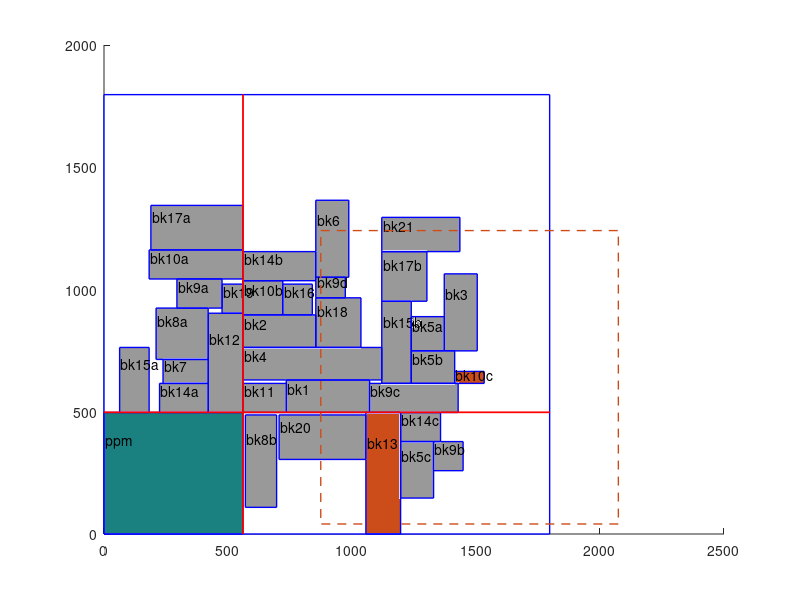

Reproduce this figure in MATLAB.
%region 
x1=0; 
x2=1797; 
y1=0; 
y2=1797; 
rectangle('Position',[x1,y1,x2-x1,y2-y1],'FaceColor',[1 1 1],'EdgeColor','b','LineWidth',1);
%ppm1 
x1=0; 
x2=560; 
y1=0; 
y2=497; 
rect = rectangle('Position',[x1,y1,x2-x1,y2-y1],'FaceColor',[.1 .5 .5],'EdgeColor','b','LineWidth',1);
text(x1+5,y2-((y2-y1)/4),'ppm'); 
%module1 
x1=735; 
x2=1071; 
y1=497; 
y2=630; 
rectangle('Position',[x1,y1,x2-x1,y2-y1],'FaceColor',[.6 .6 .6],'EdgeColor','b','LineWidth',1);
str = 'bk1'; 
 nstr = strrep(str,'_',' '); 
 text(x1+5,y2-((y2-y1)/4),nstr);%module2 
x1=182; 
x2=560; 
y1=1043; 
y2=1162; 
rectangle('Position',[x1,y1,x2-x1,y2-y1],'FaceColor',[.6 .6 .6],'EdgeColor','b','LineWidth',1);
str = 'bk10a'; 
 nstr = strrep(str,'_',' '); 
 text(x1+5,y2-((y2-y1)/4),nstr);%module3 
x1=560; 
x2=721; 
y1=896; 
y2=1036; 
rectangle('Position',[x1,y1,x2-x1,y2-y1],'FaceColor',[.6 .6 .6],'EdgeColor','b','LineWidth',1);
str = 'bk10b'; 
 nstr = strrep(str,'_',' '); 
 text(x1+5,y2-((y2-y1)/4),nstr);%module5 
x1=560; 
x2=735; 
y1=497; 
y2=616; 
rectangle('Position',[x1,y1,x2-x1,y2-y1],'FaceColor',[.6 .6 .6],'EdgeColor','b','LineWidth',1);
str = 'bk11'; 
 nstr = strrep(str,'_',' '); 
 text(x1+5,y2-((y2-y1)/4),nstr);%module6 
x1=420; 
x2=560; 
y1=497; 
y2=903; 
rectangle('Position',[x1,y1,x2-x1,y2-y1],'FaceColor',[.6 .6 .6],'EdgeColor','b','LineWidth',1);
str = 'bk12'; 
 nstr = strrep(str,'_',' '); 
 text(x1+5,y2-((y2-y1)/4),nstr);%module8 
x1=224; 
x2=420; 
y1=497; 
y2=616; 
rectangle('Position',[x1,y1,x2-x1,y2-y1],'FaceColor',[.6 .6 .6],'EdgeColor','b','LineWidth',1);
str = 'bk14a'; 
 nstr = strrep(str,'_',' '); 
 text(x1+5,y2-((y2-y1)/4),nstr);%module9 
x1=560; 
x2=854; 
y1=1036; 
y2=1155; 
rectangle('Position',[x1,y1,x2-x1,y2-y1],'FaceColor',[.6 .6 .6],'EdgeColor','b','LineWidth',1);
str = 'bk14b'; 
 nstr = strrep(str,'_',' '); 
 text(x1+5,y2-((y2-y1)/4),nstr);%module10 
x1=1196; 
x2=1357; 
y1=378; 
y2=497; 
rectangle('Position',[x1,y1,x2-x1,y2-y1],'FaceColor',[.6 .6 .6],'EdgeColor','b','LineWidth',1);
str = 'bk14c'; 
 nstr = strrep(str,'_',' '); 
 text(x1+5,y2-((y2-y1)/4),nstr);%module11 
x1=63; 
x2=182; 
y1=497; 
y2=763; 
rectangle('Position',[x1,y1,x2-x1,y2-y1],'FaceColor',[.6 .6 .6],'EdgeColor','b','LineWidth',1);
str = 'bk15a'; 
 nstr = strrep(str,'_',' '); 
 text(x1+5,y2-((y2-y1)/4),nstr);%module12 
x1=1120; 
x2=1239; 
y1=616; 
y2=952; 
rectangle('Position',[x1,y1,x2-x1,y2-y1],'FaceColor',[.6 .6 .6],'EdgeColor','b','LineWidth',1);
str = 'bk15b'; 
 nstr = strrep(str,'_',' '); 
 text(x1+5,y2-((y2-y1)/4),nstr);%module13 
x1=721; 
x2=840; 
y1=896; 
y2=1022; 
rectangle('Position',[x1,y1,x2-x1,y2-y1],'FaceColor',[.6 .6 .6],'EdgeColor','b','LineWidth',1);
str = 'bk16'; 
 nstr = strrep(str,'_',' '); 
 text(x1+5,y2-((y2-y1)/4),nstr);%module14 
x1=189; 
x2=560; 
y1=1162; 
y2=1344; 
rectangle('Position',[x1,y1,x2-x1,y2-y1],'FaceColor',[.6 .6 .6],'EdgeColor','b','LineWidth',1);
str = 'bk17a'; 
 nstr = strrep(str,'_',' '); 
 text(x1+5,y2-((y2-y1)/4),nstr);%module15 
x1=1120; 
x2=1302; 
y1=952; 
y2=1155; 
rectangle('Position',[x1,y1,x2-x1,y2-y1],'FaceColor',[.6 .6 .6],'EdgeColor','b','LineWidth',1);
str = 'bk17b'; 
 nstr = strrep(str,'_',' '); 
 text(x1+5,y2-((y2-y1)/4),nstr);%module16 
x1=854; 
x2=1036; 
y1=763; 
y2=966; 
rectangle('Position',[x1,y1,x2-x1,y2-y1],'FaceColor',[.6 .6 .6],'EdgeColor','b','LineWidth',1);
str = 'bk18'; 
 nstr = strrep(str,'_',' '); 
 text(x1+5,y2-((y2-y1)/4),nstr);%module17 
x1=476; 
x2=560; 
y1=903; 
y2=1022; 
rectangle('Position',[x1,y1,x2-x1,y2-y1],'FaceColor',[.6 .6 .6],'EdgeColor','b','LineWidth',1);
str = 'bk19'; 
 nstr = strrep(str,'_',' '); 
 text(x1+5,y2-((y2-y1)/4),nstr);%module18 
x1=560; 
x2=854; 
y1=763; 
y2=896; 
rectangle('Position',[x1,y1,x2-x1,y2-y1],'FaceColor',[.6 .6 .6],'EdgeColor','b','LineWidth',1);
str = 'bk2'; 
 nstr = strrep(str,'_',' '); 
 text(x1+5,y2-((y2-y1)/4),nstr);%module19 
x1=706; 
x2=1056; 
y1=305; 
y2=487; 
rectangle('Position',[x1,y1,x2-x1,y2-y1],'FaceColor',[.6 .6 .6],'EdgeColor','b','LineWidth',1);
str = 'bk20'; 
 nstr = strrep(str,'_',' '); 
 text(x1+5,y2-((y2-y1)/4),nstr);%module20 
x1=1120; 
x2=1435; 
y1=1155; 
y2=1295; 
rectangle('Position',[x1,y1,x2-x1,y2-y1],'FaceColor',[.6 .6 .6],'EdgeColor','b','LineWidth',1);
str = 'bk21'; 
 nstr = strrep(str,'_',' '); 
 text(x1+5,y2-((y2-y1)/4),nstr);%module21 
x1=1372; 
x2=1505; 
y1=749; 
y2=1064; 
rectangle('Position',[x1,y1,x2-x1,y2-y1],'FaceColor',[.6 .6 .6],'EdgeColor','b','LineWidth',1);
str = 'bk3'; 
 nstr = strrep(str,'_',' '); 
 text(x1+5,y2-((y2-y1)/4),nstr);%module22 
x1=560; 
x2=1120; 
y1=630; 
y2=763; 
rectangle('Position',[x1,y1,x2-x1,y2-y1],'FaceColor',[.6 .6 .6],'EdgeColor','b','LineWidth',1);
str = 'bk4'; 
 nstr = strrep(str,'_',' '); 
 text(x1+5,y2-((y2-y1)/4),nstr);%module23 
x1=1239; 
x2=1372; 
y1=749; 
y2=889; 
rectangle('Position',[x1,y1,x2-x1,y2-y1],'FaceColor',[.6 .6 .6],'EdgeColor','b','LineWidth',1);
str = 'bk5a'; 
 nstr = strrep(str,'_',' '); 
 text(x1+5,y2-((y2-y1)/4),nstr);%module24 
x1=1239; 
x2=1414; 
y1=616; 
y2=749; 
rectangle('Position',[x1,y1,x2-x1,y2-y1],'FaceColor',[.6 .6 .6],'EdgeColor','b','LineWidth',1);
str = 'bk5b'; 
 nstr = strrep(str,'_',' '); 
 text(x1+5,y2-((y2-y1)/4),nstr);%module25 
x1=1196; 
x2=1329; 
y1=147; 
y2=378; 
rectangle('Position',[x1,y1,x2-x1,y2-y1],'FaceColor',[.6 .6 .6],'EdgeColor','b','LineWidth',1);
str = 'bk5c'; 
 nstr = strrep(str,'_',' '); 
 text(x1+5,y2-((y2-y1)/4),nstr);%module26 
x1=854; 
x2=987; 
y1=1050; 
y2=1365; 
rectangle('Position',[x1,y1,x2-x1,y2-y1],'FaceColor',[.6 .6 .6],'EdgeColor','b','LineWidth',1);
str = 'bk6'; 
 nstr = strrep(str,'_',' '); 
 text(x1+5,y2-((y2-y1)/4),nstr);%module27 
x1=238; 
x2=420; 
y1=616; 
y2=714; 
rectangle('Position',[x1,y1,x2-x1,y2-y1],'FaceColor',[.6 .6 .6],'EdgeColor','b','LineWidth',1);
str = 'bk7'; 
 nstr = strrep(str,'_',' '); 
 text(x1+5,y2-((y2-y1)/4),nstr);%module28 
x1=210; 
x2=420; 
y1=714; 
y2=924; 
rectangle('Position',[x1,y1,x2-x1,y2-y1],'FaceColor',[.6 .6 .6],'EdgeColor','b','LineWidth',1);
str = 'bk8a'; 
 nstr = strrep(str,'_',' '); 
 text(x1+5,y2-((y2-y1)/4),nstr);%module29 
x1=570; 
x2=696; 
y1=109; 
y2=487; 
rectangle('Position',[x1,y1,x2-x1,y2-y1],'FaceColor',[.6 .6 .6],'EdgeColor','b','LineWidth',1);
str = 'bk8b'; 
 nstr = strrep(str,'_',' '); 
 text(x1+5,y2-((y2-y1)/4),nstr);%module30 
x1=294; 
x2=476; 
y1=924; 
y2=1043; 
rectangle('Position',[x1,y1,x2-x1,y2-y1],'FaceColor',[.6 .6 .6],'EdgeColor','b','LineWidth',1);
str = 'bk9a'; 
 nstr = strrep(str,'_',' '); 
 text(x1+5,y2-((y2-y1)/4),nstr);%module31 
x1=1329; 
x2=1448; 
y1=259; 
y2=378; 
rectangle('Position',[x1,y1,x2-x1,y2-y1],'FaceColor',[.6 .6 .6],'EdgeColor','b','LineWidth',1);
str = 'bk9b'; 
 nstr = strrep(str,'_',' '); 
 text(x1+5,y2-((y2-y1)/4),nstr);%module32 
x1=1071; 
x2=1428; 
y1=497; 
y2=616; 
rectangle('Position',[x1,y1,x2-x1,y2-y1],'FaceColor',[.6 .6 .6],'EdgeColor','b','LineWidth',1);
str = 'bk9c'; 
 nstr = strrep(str,'_',' '); 
 text(x1+5,y2-((y2-y1)/4),nstr);%module33 
x1=854; 
x2=973; 
y1=966; 
y2=1050; 
rectangle('Position',[x1,y1,x2-x1,y2-y1],'FaceColor',[.6 .6 .6],'EdgeColor','b','LineWidth',1);
str = 'bk9d'; 
 nstr = strrep(str,'_',' '); 
 text(x1+5,y2-((y2-y1)/4),nstr);%module7 
x1=1056; 
x2=1196; 
y1=0; 
y2=497; 
rectangle('Position',[x1,y1,x2-x1,y2-y1],'FaceColor',[0.800000 0.300000 0.100000],'EdgeColor','b','LineWidth',1);
str = 'bk13'; 
 nstr = strrep(str,'_',' '); 
 text(x1+5,y2-((y2-y1)/4),nstr);%module4 
x1=1414; 
x2=1533; 
y1=616; 
y2=665; 
rectangle('Position',[x1,y1,x2-x1,y2-y1],'FaceColor',[0.800000 0.300000 0.100000],'EdgeColor','b','LineWidth',1);
str = 'bk10c'; 
 nstr = strrep(str,'_',' '); 
 text(x1+5,y2-((y2-y1)/4),nstr);%region 
x1=874; 
x2=2074; 
y1=41; 
y2=1241; 
rectangle('Position',[x1,y1,x2-x1,y2-y1],'FaceColor','none','EdgeColor',[0.800000 0.300000 0.100000],'LineWidth',1,'LineStyle','--');
%region 
x1=0; 
x2=1797; 
y1=497; 
y2=498; 
rectangle('Position',[x1,y1,x2-x1,y2-y1],'FaceColor',[1 1 1],'EdgeColor','r','LineWidth',1);
%region 
x1=560; 
x2=561; 
y1=0; 
y2=1797; 
rectangle('Position',[x1,y1,x2-x1,y2-y1],'FaceColor',[1 1 1],'EdgeColor','r','LineWidth',1);
